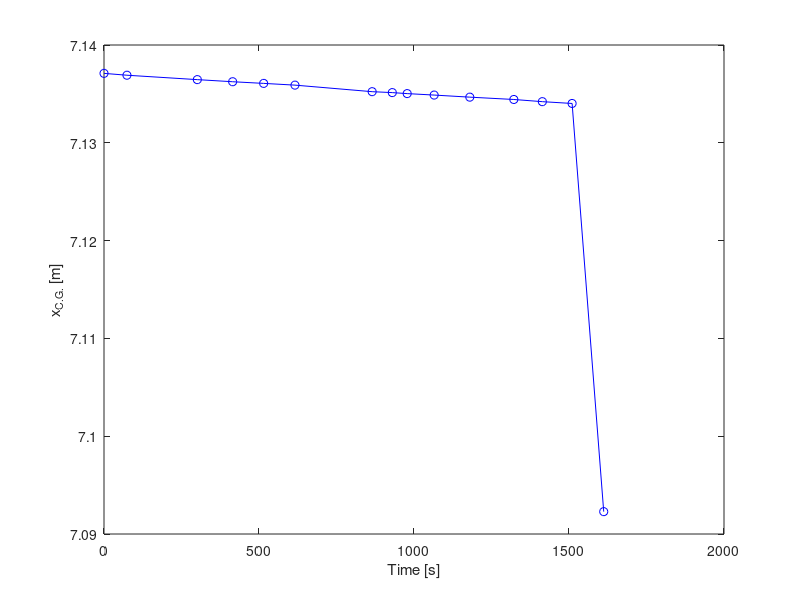

Write MATLAB code to recreate this figure.
% Finds CG locations of written flight data


%NOTE: everything right now is in kg and m!!!
M_fuelused = 0.453592*([[443], 
    [468],
    [527],
    [555],
    [577],
    [600],
    [686],
    [698],
    [711],
    [730],
    [757],
    [787],
    [815],
    [838],
    [865]]);
    %Total fuel used

t = ([1350,1424,1651,1765,1865,1966,2215,2280,2328,2415,2530,2672,2764,2860,2962]);
%Measured time instances

M_BEM = 9165*0.453592*ones(15,1);               %Basic empty  mass
x_cgBEM = 291.65*2.54/100;                 %Cg position of the empty weight
                                                %given in appendix E?? NOT
                                                %SURE ABOUT THIS VALUE!!
                                                
momentBEM = (M_BEM*x_cgBEM).*ones(15,1);

%Calculations for Payload cg
%Before seat change:
M_pilot1 = 102;
M_pilot2 = 90;
M_coordinator = 78;
M_1L = 74;
M_1R = 79;
M_2L = 82;
M_2R = 80;
M_3L = 87;
M_3R = 68;
M_Payload = (M_pilot1+M_pilot2+M_coordinator+M_1L+M_1R+M_2L+M_2R+M_3L+M_3R)*ones(15,1);
x_cgpilots = 131*2.54/100;
x_cg1 = 214*2.54/100;
x_cg2 = 251*2.54/100;
x_cg3 = 288*2.54/100;
x_cgcoordinator = 170*2.54/100;

momentPilots = ((M_pilot1+M_pilot2)*x_cgpilots);
momentCoordinator = M_coordinator*x_cgcoordinator;
moment1 = (M_1L+M_1R)*x_cg1;
moment2 = (M_2L+M_2R)*x_cg2;
moment3 = (M_3L+M_3R)*x_cg3;

momentPayload = (momentPilots+momentCoordinator+moment1+moment2+moment3)*ones(14,1);

%After seat 3L change:
x_cg3R_con = 288*2.54/100;   
x_cg3L_change = 135*2.54/100;  %Assumed value (should be somewhere close to where
                            %the pilots sit but no exactly there since 3R
                            %didn't sit in the cockpit)
moment3R_con = M_3L*x_cg3R_con;
moment3L_change = M_3R*x_cg3L_change;

momentPayload(15) = (momentPilots+momentCoordinator+moment1+moment2+moment3R_con+moment3L_change);


%Calculation for Fuel cg
m_i_fuel = 4100*0.453592;               %Initial fuel mass
M_i_fuel = ones(15,1)*m_i_fuel;               
M_fuel = M_i_fuel-M_fuelused;
xcg_fuel = 285.3*2.54/100;              %meters and assumed constant!
                                        %Because we (and the ref data) have
                                        %the first flight of the day.
                                        %Therefore, looking at table E2,
                                        %you can calculate the moment arm
                                        %at each mass given and see that
                                        %the changes between 3000-4100 lbs
                                        %are soooo small i think it can be
                                        %assumed constant. (285.135-285.5).
                                        %Averaged it equals = 285.3
momentFuel = M_fuel*xcg_fuel;


%Calulation of the total cg
x_cg = (momentBEM + momentPayload + momentFuel)./(M_BEM + M_Payload + M_fuel);

plot(t-t(1),x_cg ,'o-b')
% title('C.G. Locations During First and Second Stationary Measurements')
xlabel('Time [s]')
ylabel('x_{C.G.} [m]')
% xlim([6 8])

